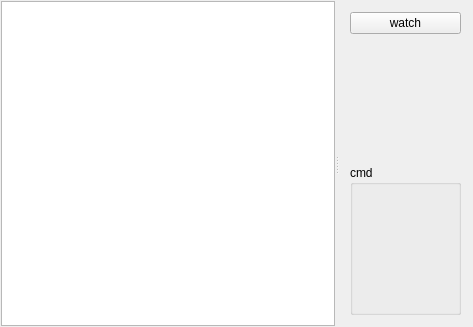
<?xml version="1.0" encoding="UTF-8"?>
<ui version="4.0">
 <class>Widget</class>
 <widget class="QWidget" name="Widget">
  <property name="geometry">
   <rect>
    <x>0</x>
    <y>0</y>
    <width>473</width>
    <height>327</height>
   </rect>
  </property>
  <property name="windowTitle">
   <string>signA Shared Memory Watcher</string>
  </property>
  <layout class="QVBoxLayout" name="verticalLayout_2">
   <property name="spacing">
    <number>1</number>
   </property>
   <property name="leftMargin">
    <number>1</number>
   </property>
   <property name="topMargin">
    <number>1</number>
   </property>
   <property name="rightMargin">
    <number>1</number>
   </property>
   <property name="bottomMargin">
    <number>1</number>
   </property>
   <item>
    <widget class="QSplitter" name="splitter">
     <property name="orientation">
      <enum>Qt::Horizontal</enum>
     </property>
     <widget class="QTextBrowser" name="textBrowser"/>
     <widget class="QWidget" name="layoutWidget">
      <layout class="QVBoxLayout" name="verticalLayout">
       <item>
        <widget class="QPushButton" name="pushButtonWatch">
         <property name="text">
          <string>watch</string>
         </property>
        </widget>
       </item>
       <item>
        <spacer name="verticalSpacer">
         <property name="orientation">
          <enum>Qt::Vertical</enum>
         </property>
         <property name="sizeHint" stdset="0">
          <size>
           <width>20</width>
           <height>40</height>
          </size>
         </property>
        </spacer>
       </item>
       <item>
        <widget class="QGroupBox" name="groupBox">
         <property name="minimumSize">
          <size>
           <width>0</width>
           <height>150</height>
          </size>
         </property>
         <property name="title">
          <string>cmd</string>
         </property>
        </widget>
       </item>
      </layout>
     </widget>
    </widget>
   </item>
  </layout>
 </widget>
 <layoutdefault spacing="6" margin="11"/>
 <resources/>
 <connections/>
</ui>
